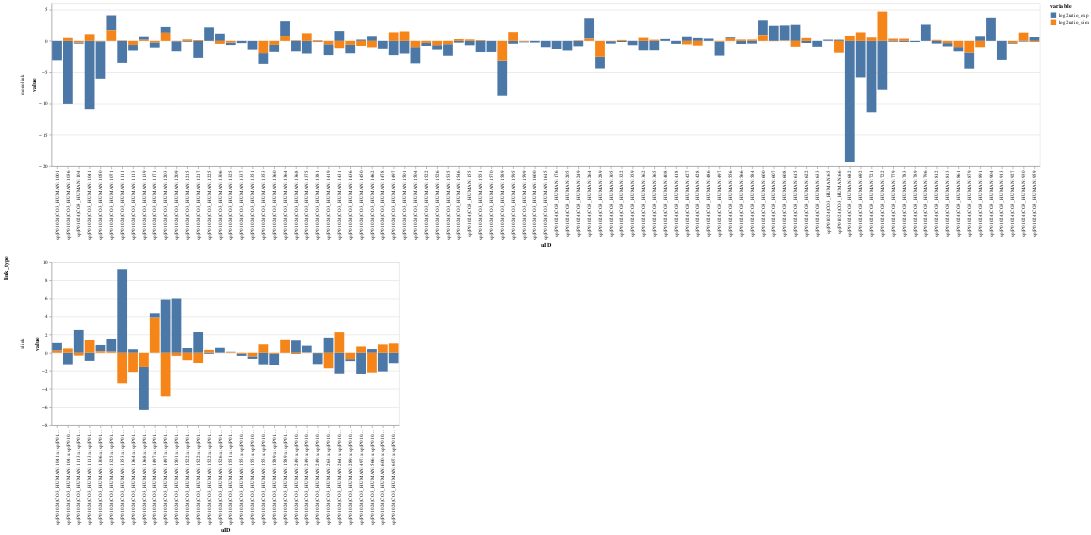

Notebook code cell kept with this figure:
### Code cell
alt.Chart(dfmm).mark_bar().encode(
    x='uID',
    y=alt.Y('value', stack='zero'),
    color='variable',
    row='link_type'
).resolve_scale(x='independent', y='independent')

### Figure 1 — Vega-Lite specification as saved in the notebook (floating-point values rounded to 4 significant figures; data arrays with more than 128 entries replaced by an {"elided": "..."} marker saying what was removed)
{"config": {"view": {"continuousWidth": 400, "continuousHeight": 300}}, "data": {"name": "data-f55a9abdf385b02815d813823b9856d5"}, "mark": "bar", "encoding": {"color": {"type": "nominal", "field": "variable"}, "row": {"type": "nominal", "field": "link_type"}, "x": {"type": "nominal", "field": "uID"}, "y": {"type": "quantitative", "field": "value", "stack": "zero"}}, "resolve": {"scale": {"x": "independent", "y": "independent"}}, "$schema": "https://vega.github.io/schema/vega-lite/v4.0.2.json", "datasets": {"data-f55a9abdf385b02815d813823b9856d5": {"elided": "246 records"}}}
